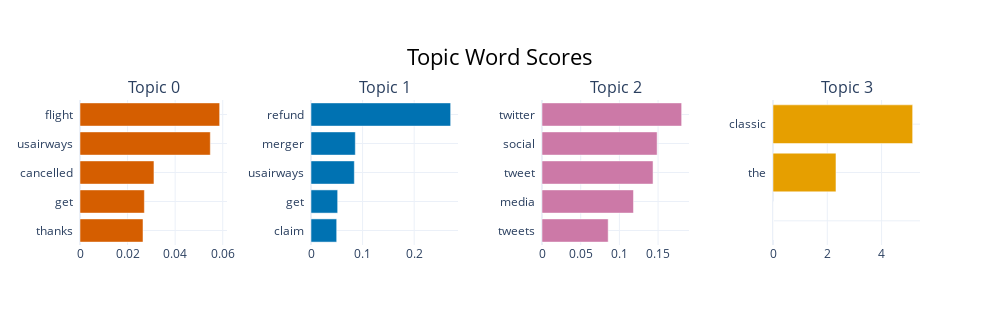

The code cell stored with this chart in its notebook:
### Code cell
model.visualize_barchart()

### Figure 1 — Plotly figure (JSON) as saved in the notebook; plotly's stock layout.template omitted (floating-point values rounded to 4 significant figures)
{"data": [{"marker": {"color": "#D55E00"}, "orientation": "h", "type": "bar", "x": [0.02648, 0.02706, 0.03109, 0.05477, 0.0587], "xaxis": "x", "y": ["thanks  ", "get  ", "cancelled  ", "usairways  ", "flight  "], "yaxis": "y"}, {"marker": {"color": "#0072B2"}, "orientation": "h", "type": "bar", "x": [0.04979, 0.05167, 0.08401, 0.08591, 0.2707], "xaxis": "x2", "y": ["claim  ", "get  ", "usairways  ", "merger  ", "refund  "], "yaxis": "y2"}, {"marker": {"color": "#CC79A7"}, "orientation": "h", "type": "bar", "x": [0.08553, 0.1182, 0.1435, 0.1488, 0.1805], "xaxis": "x3", "y": ["tweets  ", "media  ", "tweet  ", "social  ", "twitter  "], "yaxis": "y3"}, {"marker": {"color": "#E69F00"}, "orientation": "h", "type": "bar", "x": [1e-05, 1e-05, 1e-05, 2.32, 5.145], "xaxis": "x4", "y": ["  ", "  ", "  ", "the  ", "classic  "], "yaxis": "y4"}], "layout": {"annotations": [{"font": {"size": 16}, "showarrow": false, "text": "Topic 0", "x": 0.0875, "xanchor": "center", "xref": "paper", "y": 1, "yanchor": "bottom", "yref": "paper"}, {"font": {"size": 16}, "showarrow": false, "text": "Topic 1", "x": 0.3625, "xanchor": "center", "xref": "paper", "y": 1, "yanchor": "bottom", "yref": "paper"}, {"font": {"size": 16}, "showarrow": false, "text": "Topic 2", "x": 0.6375, "xanchor": "center", "xref": "paper", "y": 1, "yanchor": "bottom", "yref": "paper"}, {"font": {"size": 16}, "showarrow": false, "text": "Topic 3", "x": 0.9125, "xanchor": "center", "xref": "paper", "y": 1, "yanchor": "bottom", "yref": "paper"}], "height": 325, "hoverlabel": {"bgcolor": "white", "font": {"family": "Rockwell", "size": 16}}, "showlegend": false, "title": {"font": {"color": "Black", "size": 22}, "text": "Topic Word Scores", "x": 0.5, "xanchor": "center", "yanchor": "top"}, "width": 1000, "xaxis": {"anchor": "y", "domain": [0, 0.175], "showgrid": true}, "xaxis2": {"anchor": "y2", "domain": [0.275, 0.45], "showgrid": true}, "xaxis3": {"anchor": "y3", "domain": [0.55, 0.725], "showgrid": true}, "xaxis4": {"anchor": "y4", "domain": [0.825, 1], "showgrid": true}, "yaxis": {"anchor": "x", "domain": [0, 1], "showgrid": true}, "yaxis2": {"anchor": "x2", "domain": [0, 1], "showgrid": true}, "yaxis3": {"anchor": "x3", "domain": [0, 1], "showgrid": true}, "yaxis4": {"anchor": "x4", "domain": [0, 1], "showgrid": true}}}
